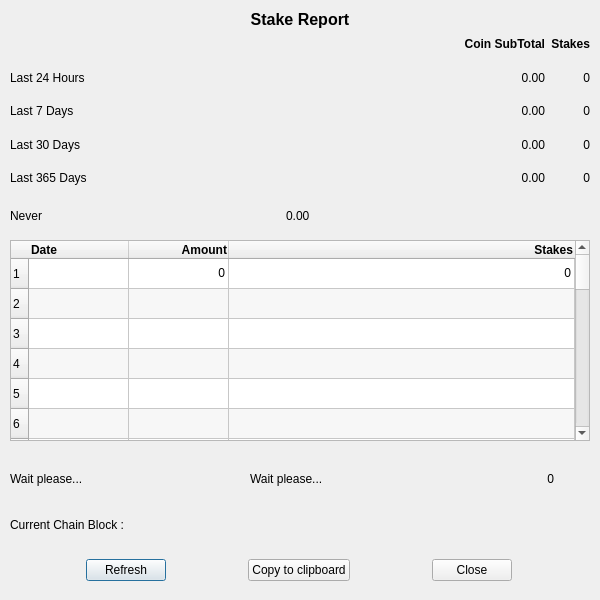
<?xml version="1.0" encoding="UTF-8"?>
<ui version="4.0">
 <class>StakeReportDialog</class>
 <widget class="QDialog" name="StakeReportDialog">
  <property name="geometry">
   <rect>
    <x>0</x>
    <y>0</y>
    <width>600</width>
    <height>600</height>
   </rect>
  </property>
  <property name="minimumSize">
   <size>
    <width>600</width>
    <height>600</height>
   </size>
  </property>
  <property name="maximumSize">
   <size>
    <width>600</width>
    <height>600</height>
   </size>
  </property>
  <property name="windowTitle">
   <string>Stake Report</string>
  </property>
  <property name="modal">
   <bool>false</bool>
  </property>
  <widget class="QLabel" name="label">
   <property name="geometry">
    <rect>
     <x>10</x>
     <y>10</y>
     <width>580</width>
     <height>20</height>
    </rect>
   </property>
   <property name="minimumSize">
    <size>
     <width>580</width>
     <height>20</height>
    </size>
   </property>
   <property name="font">
    <font>
     <pointsize>12</pointsize>
     <weight>75</weight>
     <bold>true</bold>
    </font>
   </property>
   <property name="toolTip">
    <string>Earnings made by Stakes over time</string>
   </property>
   <property name="frameShape">
    <enum>QFrame::NoFrame</enum>
   </property>
   <property name="frameShadow">
    <enum>QFrame::Sunken</enum>
   </property>
   <property name="lineWidth">
    <number>2</number>
   </property>
   <property name="midLineWidth">
    <number>3</number>
   </property>
   <property name="text">
    <string>Stake Report</string>
   </property>
   <property name="alignment">
    <set>Qt::AlignHCenter|Qt::AlignTop</set>
   </property>
  </widget>
  <widget class="QWidget" name="gridLayoutWidget">
   <property name="geometry">
    <rect>
     <x>10</x>
     <y>30</y>
     <width>580</width>
     <height>162</height>
    </rect>
   </property>
   <property name="font">
    <font>
     <pointsize>9</pointsize>
    </font>
   </property>
   <layout class="QGridLayout" name="gridLayout" columnstretch="3,0,0">
    <property name="verticalSpacing">
     <number>5</number>
    </property>
    <item row="4" column="1">
     <widget class="QLabel" name="Amount_365D">
      <property name="font">
       <font>
        <pointsize>9</pointsize>
        <weight>50</weight>
        <bold>false</bold>
        <kerning>false</kerning>
       </font>
      </property>
      <property name="toolTip">
       <string>Stakes Earned in last 365 Days</string>
      </property>
      <property name="text">
       <string>0.00</string>
      </property>
      <property name="alignment">
       <set>Qt::AlignRight|Qt::AlignTrailing|Qt::AlignVCenter</set>
      </property>
      <property name="margin">
       <number>4</number>
      </property>
     </widget>
    </item>
    <item row="0" column="1">
     <widget class="QLabel" name="L_Coin">
      <property name="font">
       <font>
        <pointsize>9</pointsize>
        <weight>75</weight>
        <bold>true</bold>
       </font>
      </property>
      <property name="text">
       <string>Coin SubTotal</string>
      </property>
      <property name="alignment">
       <set>Qt::AlignRight|Qt::AlignTrailing|Qt::AlignVCenter</set>
      </property>
      <property name="margin">
       <number>4</number>
      </property>
     </widget>
    </item>
    <item row="0" column="2">
     <widget class="QLabel" name="label_3">
      <property name="font">
       <font>
        <pointsize>9</pointsize>
        <weight>75</weight>
        <bold>true</bold>
       </font>
      </property>
      <property name="toolTip">
       <string>Blocks Staked</string>
      </property>
      <property name="text">
       <string>Stakes</string>
      </property>
      <property name="alignment">
       <set>Qt::AlignRight|Qt::AlignTrailing|Qt::AlignVCenter</set>
      </property>
      <property name="margin">
       <number>4</number>
      </property>
     </widget>
    </item>
    <item row="2" column="0">
     <widget class="QLabel" name="L2_7D">
      <property name="font">
       <font>
        <pointsize>9</pointsize>
        <weight>50</weight>
        <bold>false</bold>
       </font>
      </property>
      <property name="toolTip">
       <string/>
      </property>
      <property name="text">
       <string>Last 7 Days</string>
      </property>
      <property name="margin">
       <number>4</number>
      </property>
     </widget>
    </item>
    <item row="1" column="0">
     <widget class="QLabel" name="L1_24h">
      <property name="font">
       <font>
        <pointsize>9</pointsize>
        <weight>50</weight>
        <bold>false</bold>
       </font>
      </property>
      <property name="toolTip">
       <string/>
      </property>
      <property name="text">
       <string>Last 24 Hours</string>
      </property>
      <property name="margin">
       <number>4</number>
      </property>
     </widget>
    </item>
    <item row="1" column="1">
     <widget class="QLabel" name="Amount_24H">
      <property name="font">
       <font>
        <pointsize>9</pointsize>
        <weight>50</weight>
        <bold>false</bold>
        <kerning>false</kerning>
       </font>
      </property>
      <property name="toolTip">
       <string>Stakes in last 24H</string>
      </property>
      <property name="text">
       <string>0.00</string>
      </property>
      <property name="alignment">
       <set>Qt::AlignRight|Qt::AlignTrailing|Qt::AlignVCenter</set>
      </property>
      <property name="margin">
       <number>4</number>
      </property>
     </widget>
    </item>
    <item row="1" column="2">
     <widget class="QLabel" name="Stake_24H">
      <property name="font">
       <font>
        <pointsize>9</pointsize>
        <weight>50</weight>
        <bold>false</bold>
        <kerning>false</kerning>
       </font>
      </property>
      <property name="toolTip">
       <string>Stakes in last 24H</string>
      </property>
      <property name="text">
       <string>0</string>
      </property>
      <property name="alignment">
       <set>Qt::AlignRight|Qt::AlignTrailing|Qt::AlignVCenter</set>
      </property>
      <property name="margin">
       <number>4</number>
      </property>
     </widget>
    </item>
    <item row="2" column="2">
     <widget class="QLabel" name="Stake_7D">
      <property name="font">
       <font>
        <pointsize>9</pointsize>
        <weight>50</weight>
        <bold>false</bold>
        <kerning>false</kerning>
       </font>
      </property>
      <property name="toolTip">
       <string>Stakes in last 7 Days</string>
      </property>
      <property name="text">
       <string>0</string>
      </property>
      <property name="alignment">
       <set>Qt::AlignRight|Qt::AlignTrailing|Qt::AlignVCenter</set>
      </property>
      <property name="margin">
       <number>4</number>
      </property>
     </widget>
    </item>
    <item row="2" column="1">
     <widget class="QLabel" name="Amount_7D">
      <property name="font">
       <font>
        <pointsize>9</pointsize>
        <weight>50</weight>
        <bold>false</bold>
        <kerning>false</kerning>
       </font>
      </property>
      <property name="toolTip">
       <string>Stakes in last 7 Days</string>
      </property>
      <property name="text">
       <string>0.00</string>
      </property>
      <property name="alignment">
       <set>Qt::AlignRight|Qt::AlignTrailing|Qt::AlignVCenter</set>
      </property>
      <property name="margin">
       <number>4</number>
      </property>
     </widget>
    </item>
    <item row="3" column="1">
     <widget class="QLabel" name="Amount_30D">
      <property name="font">
       <font>
        <pointsize>9</pointsize>
        <weight>50</weight>
        <bold>false</bold>
        <kerning>false</kerning>
       </font>
      </property>
      <property name="toolTip">
       <string>Stakes in last 30 Days</string>
      </property>
      <property name="text">
       <string>0.00</string>
      </property>
      <property name="alignment">
       <set>Qt::AlignRight|Qt::AlignTrailing|Qt::AlignVCenter</set>
      </property>
      <property name="margin">
       <number>4</number>
      </property>
     </widget>
    </item>
    <item row="3" column="2">
     <widget class="QLabel" name="Stake_30D">
      <property name="font">
       <font>
        <pointsize>9</pointsize>
        <weight>50</weight>
        <bold>false</bold>
        <kerning>false</kerning>
       </font>
      </property>
      <property name="toolTip">
       <string>Stakes in last 30 Days</string>
      </property>
      <property name="text">
       <string>0</string>
      </property>
      <property name="alignment">
       <set>Qt::AlignRight|Qt::AlignTrailing|Qt::AlignVCenter</set>
      </property>
      <property name="margin">
       <number>4</number>
      </property>
     </widget>
    </item>
    <item row="4" column="0">
     <widget class="QLabel" name="L3_30D_2">
      <property name="font">
       <font>
        <pointsize>9</pointsize>
        <weight>50</weight>
        <bold>false</bold>
       </font>
      </property>
      <property name="toolTip">
       <string/>
      </property>
      <property name="text">
       <string>Last 365 Days</string>
      </property>
      <property name="margin">
       <number>4</number>
      </property>
     </widget>
    </item>
    <item row="4" column="2">
     <widget class="QLabel" name="Stake_365D">
      <property name="font">
       <font>
        <pointsize>9</pointsize>
        <weight>50</weight>
        <bold>false</bold>
        <kerning>false</kerning>
       </font>
      </property>
      <property name="toolTip">
       <string>Stakes in last 365 Days</string>
      </property>
      <property name="text">
       <string>0</string>
      </property>
      <property name="alignment">
       <set>Qt::AlignRight|Qt::AlignTrailing|Qt::AlignVCenter</set>
      </property>
      <property name="margin">
       <number>4</number>
      </property>
     </widget>
    </item>
    <item row="3" column="0">
     <widget class="QLabel" name="L3_30D">
      <property name="font">
       <font>
        <pointsize>9</pointsize>
        <weight>50</weight>
        <bold>false</bold>
       </font>
      </property>
      <property name="toolTip">
       <string/>
      </property>
      <property name="text">
       <string>Last 30 Days</string>
      </property>
      <property name="margin">
       <number>4</number>
      </property>
     </widget>
    </item>
   </layout>
  </widget>
  <widget class="QWidget" name="horizontalLayoutWidget2">
   <property name="geometry">
    <rect>
     <x>10</x>
     <y>200</y>
     <width>581</width>
     <height>31</height>
    </rect>
   </property>
   <layout class="QHBoxLayout" name="horizontalLayout2" stretch="0,0">
    <property name="sizeConstraint">
     <enum>QLayout::SetDefaultConstraint</enum>
    </property>
    <property name="rightMargin">
     <number>35</number>
    </property>
    <item>
     <widget class="QLabel" name="L_LastStakeTime">
      <property name="maximumSize">
       <size>
        <width>16777215</width>
        <height>16777215</height>
       </size>
      </property>
      <property name="font">
       <font>
        <pointsize>9</pointsize>
        <weight>50</weight>
        <bold>false</bold>
       </font>
      </property>
      <property name="toolTip">
       <string>Date of the last mature Stake</string>
      </property>
      <property name="text">
       <string>Never</string>
      </property>
      <property name="alignment">
       <set>Qt::AlignLeading|Qt::AlignLeft|Qt::AlignVCenter</set>
      </property>
      <property name="margin">
       <number>2</number>
      </property>
     </widget>
    </item>
    <item>
     <widget class="QLabel" name="Amount_Last">
      <property name="enabled">
       <bool>true</bool>
      </property>
      <property name="minimumSize">
       <size>
        <width>0</width>
        <height>3</height>
       </size>
      </property>
      <property name="maximumSize">
       <size>
        <width>16777215</width>
        <height>16777215</height>
       </size>
      </property>
      <property name="font">
       <font>
        <pointsize>9</pointsize>
        <weight>50</weight>
        <bold>false</bold>
        <kerning>false</kerning>
       </font>
      </property>
      <property name="toolTip">
       <string>Stakes in last mature Stake</string>
      </property>
      <property name="text">
       <string>0.00</string>
      </property>
      <property name="alignment">
       <set>Qt::AlignLeading|Qt::AlignLeft|Qt::AlignVCenter</set>
      </property>
      <property name="margin">
       <number>2</number>
      </property>
     </widget>
    </item>
   </layout>
  </widget>
  <widget class="QTableWidget" name="StakeReportTable">
   <property name="geometry">
    <rect>
     <x>10</x>
     <y>240</y>
     <width>580</width>
     <height>201</height>
    </rect>
   </property>
   <property name="sizePolicy">
    <sizepolicy hsizetype="Expanding" vsizetype="Expanding">
     <horstretch>1</horstretch>
     <verstretch>0</verstretch>
    </sizepolicy>
   </property>
   <property name="font">
    <font>
     <weight>50</weight>
     <bold>false</bold>
    </font>
   </property>
   <property name="alternatingRowColors">
    <bool>true</bool>
   </property>
   <property name="sortingEnabled">
    <bool>true</bool>
   </property>
   <property name="rowCount">
    <number>30</number>
   </property>
   <property name="columnCount">
    <number>3</number>
   </property>
   <attribute name="horizontalHeaderStretchLastSection">
    <bool>true</bool>
   </attribute>
   <row/>
   <row/>
   <row/>
   <row/>
   <row/>
   <row/>
   <row/>
   <row/>
   <row/>
   <row/>
   <row/>
   <row/>
   <row/>
   <row/>
   <row/>
   <row/>
   <row/>
   <row/>
   <row/>
   <row/>
   <row/>
   <row/>
   <row/>
   <row/>
   <row/>
   <row/>
   <row/>
   <row/>
   <row/>
   <row/>
   <column>
    <property name="text">
     <string>Date</string>
    </property>
    <property name="font">
     <font>
      <pointsize>9</pointsize>
      <weight>75</weight>
      <bold>true</bold>
     </font>
    </property>
    <property name="textAlignment">
     <set>AlignLeft|AlignVCenter</set>
    </property>
   </column>
   <column>
    <property name="text">
     <string>Amount</string>
    </property>
    <property name="font">
     <font>
      <pointsize>9</pointsize>
      <weight>75</weight>
      <bold>true</bold>
     </font>
    </property>
    <property name="textAlignment">
     <set>AlignRight|AlignVCenter</set>
    </property>
   </column>
   <column>
    <property name="text">
     <string>Stakes</string>
    </property>
    <property name="font">
     <font>
      <pointsize>9</pointsize>
      <weight>75</weight>
      <bold>true</bold>
     </font>
    </property>
    <property name="textAlignment">
     <set>AlignRight|AlignVCenter</set>
    </property>
   </column>
   <item row="0" column="0">
    <property name="text">
     <string/>
    </property>
    <property name="font">
     <font>
      <pointsize>9</pointsize>
     </font>
    </property>
    <property name="flags">
     <set>ItemIsSelectable|ItemIsUserCheckable|ItemIsEnabled</set>
    </property>
   </item>
   <item row="0" column="1">
    <property name="text">
     <string notr="true">0</string>
    </property>
    <property name="whatsThis">
     <string/>
    </property>
    <property name="font">
     <font>
      <pointsize>9</pointsize>
     </font>
    </property>
    <property name="textAlignment">
     <set>AlignRight|AlignVCenter</set>
    </property>
    <property name="flags">
     <set>ItemIsSelectable|ItemIsUserCheckable|ItemIsEnabled</set>
    </property>
   </item>
   <item row="0" column="2">
    <property name="text">
     <string notr="true">0</string>
    </property>
    <property name="font">
     <font>
      <pointsize>9</pointsize>
     </font>
    </property>
    <property name="textAlignment">
     <set>AlignRight|AlignVCenter</set>
    </property>
    <property name="flags">
     <set>ItemIsSelectable|ItemIsUserCheckable|ItemIsEnabled</set>
    </property>
   </item>
  </widget>
  <widget class="QLabel" name="L_CurrentBlock">
   <property name="geometry">
    <rect>
     <x>10</x>
     <y>500</y>
     <width>580</width>
     <height>50</height>
    </rect>
   </property>
   <property name="font">
    <font>
     <pointsize>9</pointsize>
     <weight>50</weight>
     <bold>false</bold>
    </font>
   </property>
   <property name="toolTip">
    <string>Data of the current block.</string>
   </property>
   <property name="text">
    <string>Current Chain Block :</string>
   </property>
   <property name="alignment">
    <set>Qt::AlignLeading|Qt::AlignLeft|Qt::AlignVCenter</set>
   </property>
   <property name="margin">
    <number>2</number>
   </property>
  </widget>
  <widget class="QWidget" name="horizontalLayoutWidget">
   <property name="geometry">
    <rect>
     <x>10</x>
     <y>550</y>
     <width>580</width>
     <height>40</height>
    </rect>
   </property>
   <layout class="QHBoxLayout" name="horizontalLayout" stretch="1,2,1">
    <property name="sizeConstraint">
     <enum>QLayout::SetDefaultConstraint</enum>
    </property>
    <item>
     <widget class="QPushButton" name="button_Refresh">
      <property name="sizePolicy">
       <sizepolicy hsizetype="Maximum" vsizetype="Fixed">
        <horstretch>0</horstretch>
        <verstretch>0</verstretch>
       </sizepolicy>
      </property>
      <property name="toolTip">
       <string>Refresh the data</string>
      </property>
      <property name="text">
       <string>Refresh</string>
      </property>
     </widget>
    </item>
    <item>
     <widget class="QPushButton" name="CopytoClipboard">
      <property name="sizePolicy">
       <sizepolicy hsizetype="Fixed" vsizetype="Fixed">
        <horstretch>0</horstretch>
        <verstretch>0</verstretch>
       </sizepolicy>
      </property>
      <property name="minimumSize">
       <size>
        <width>100</width>
        <height>0</height>
       </size>
      </property>
      <property name="toolTip">
       <string>Copy Report to ClipBoard</string>
      </property>
      <property name="text">
       <string>Copy to clipboard</string>
      </property>
     </widget>
    </item>
    <item>
     <widget class="QDialogButtonBox" name="buttonBox">
      <property name="sizePolicy">
       <sizepolicy hsizetype="Maximum" vsizetype="Fixed">
        <horstretch>0</horstretch>
        <verstretch>0</verstretch>
       </sizepolicy>
      </property>
      <property name="toolTip">
       <string>Close the dialog</string>
      </property>
      <property name="orientation">
       <enum>Qt::Horizontal</enum>
      </property>
      <property name="standardButtons">
       <set>QDialogButtonBox::Close</set>
      </property>
      <property name="centerButtons">
       <bool>true</bool>
      </property>
     </widget>
    </item>
   </layout>
  </widget>
  <widget class="QLabel" name="Stake_Counted">
   <property name="geometry">
    <rect>
     <x>413</x>
     <y>460</y>
     <width>141</width>
     <height>38</height>
    </rect>
   </property>
   <property name="font">
    <font>
     <pointsize>9</pointsize>
     <weight>50</weight>
     <bold>false</bold>
    </font>
   </property>
   <property name="toolTip">
    <string>Total Stakes Analyzed</string>
   </property>
   <property name="text">
    <string>0</string>
   </property>
   <property name="alignment">
    <set>Qt::AlignLeading|Qt::AlignLeft|Qt::AlignRight|Qt::AlignTrailing|Qt::AlignVCenter</set>
   </property>
   <property name="margin">
    <number>4</number>
   </property>
  </widget>
  <widget class="QLabel" name="TimeTook_2">
   <property name="geometry">
    <rect>
     <x>250</x>
     <y>460</y>
     <width>161</width>
     <height>38</height>
    </rect>
   </property>
   <property name="font">
    <font>
     <pointsize>9</pointsize>
     <weight>50</weight>
     <bold>false</bold>
    </font>
   </property>
   <property name="toolTip">
    <string>Time took to refresh dialog</string>
   </property>
   <property name="text">
    <string>Wait please...</string>
   </property>
   <property name="margin">
    <number>4</number>
   </property>
  </widget>
  <widget class="QLabel" name="TimeTook">
   <property name="geometry">
    <rect>
     <x>10</x>
     <y>460</y>
     <width>171</width>
     <height>38</height>
    </rect>
   </property>
   <property name="font">
    <font>
     <pointsize>9</pointsize>
     <weight>50</weight>
     <bold>false</bold>
    </font>
   </property>
   <property name="toolTip">
    <string>Time took to retrieve the data</string>
   </property>
   <property name="layoutDirection">
    <enum>Qt::LeftToRight</enum>
   </property>
   <property name="frameShadow">
    <enum>QFrame::Plain</enum>
   </property>
   <property name="text">
    <string>Wait please...</string>
   </property>
   <property name="margin">
    <number>4</number>
   </property>
  </widget>
 </widget>
 <resources/>
 <connections>
  <connection>
   <sender>buttonBox</sender>
   <signal>clicked(QAbstractButton*)</signal>
   <receiver>StakeReportDialog</receiver>
   <slot>close()</slot>
   <hints>
    <hint type="sourcelabel">
     <x>338</x>
     <y>524</y>
    </hint>
    <hint type="destinationlabel">
     <x>215</x>
     <y>276</y>
    </hint>
   </hints>
  </connection>
 </connections>
</ui>
